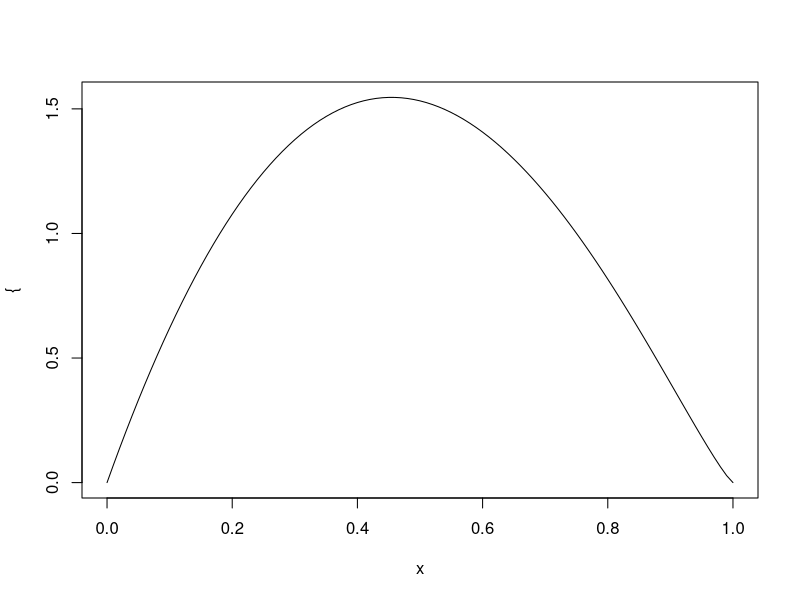
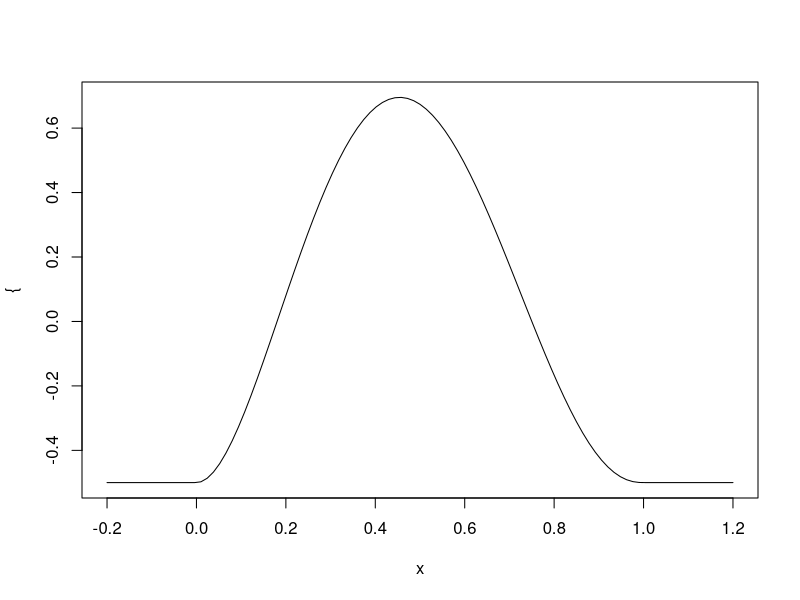
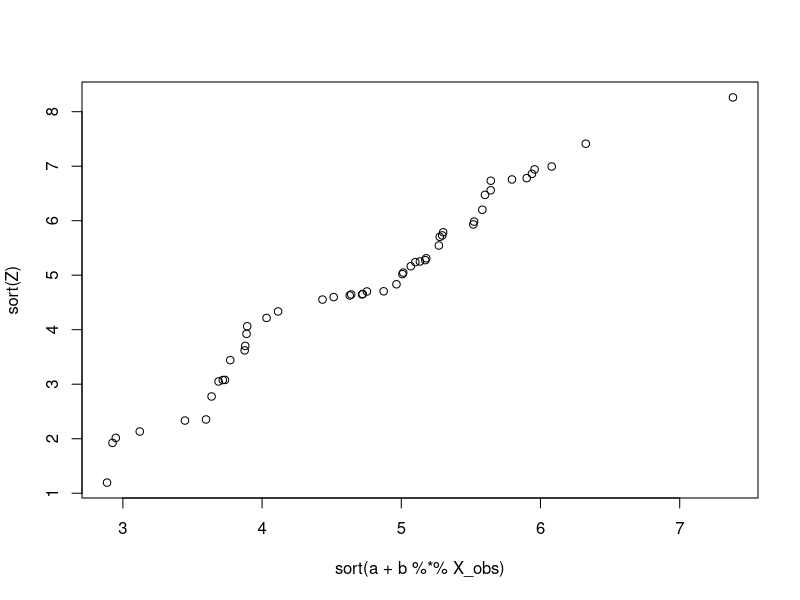
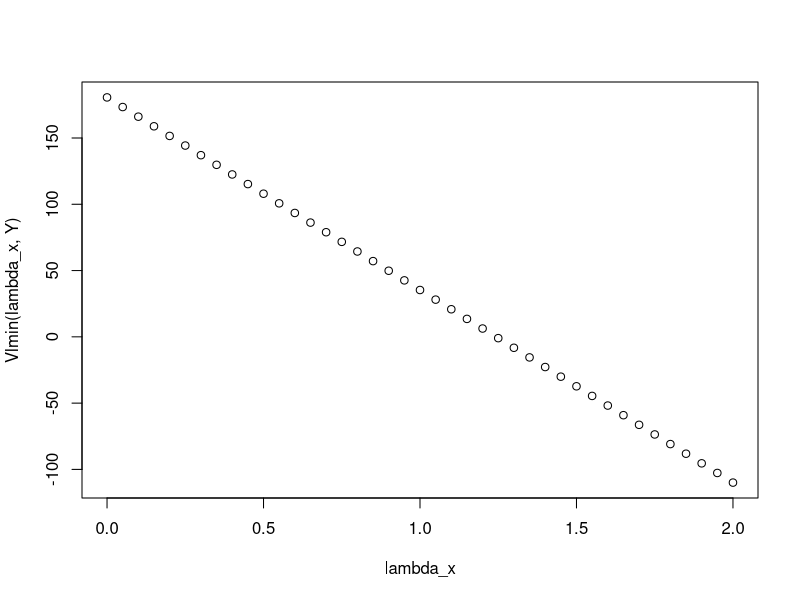

Recreate these plots in R, in order.
## ---- chunk 1
knitr::opts_chunk$set(echo = TRUE)
## ---- chunk 2
lambda <- 2
a <- 2
b <- 2.2
plot({function (x) dbeta(x, a, b)})
plot({function (x) (dbeta(x, a, b)^lambda - 1)/lambda}, -0.2, 1.2)
## ---- chunk 3
lambda <- 0.3
a <- 5
b <- 1
sig_squared <- 2
n=50
## ---- chunk 4
set.seed(999)
X_obs <- rnorm(n=50)
Epsilon <- rnorm(n=50, mean=0, sd = sqrt(sig_squared))

# Par la définition
Z <- t(a + b%*%X_obs + Epsilon)
# On considère que toutes les observations du jeu de données Y_i sont positives
Y <- (lambda*Z +1)^(1/lambda)

plot( sort(a + b%*%X_obs), sort(Z))
## ---- chunk 5
X <- as.matrix(cbind(1, X_obs))
Q = diag(1,n) - X%*%solve(t(X)%*%X)%*%t(X)

tmp = rep(1, 50)
Lmle = function(Z){
  n = length(Z)
  sig2 = (t(Z)%*%Q%*%Z) / n
  -n/2 * log(sig2)
}

Lmin = function(lambda, Y) {
  -(Lmle(Z) + (lambda-1) * tmp%*%log(abs(Y)) - n/2)
}

lambda_x <- seq(0,2,0.05)
Vlmin = Vectorize(Lmin,"lambda")
plot(lambda_x, Vlmin(lambda_x, Y))



resopt = nlm(Lmin,Y=Y,p=2,hessian=TRUE)
